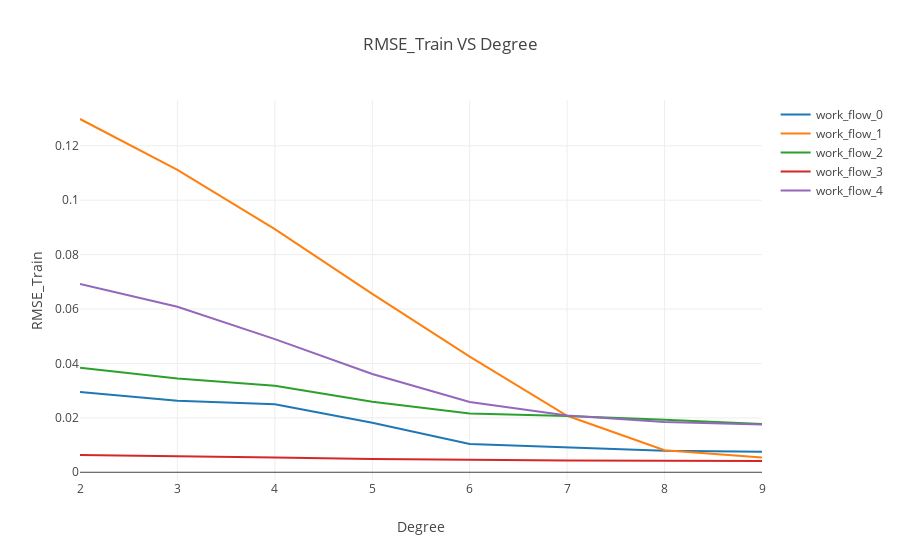
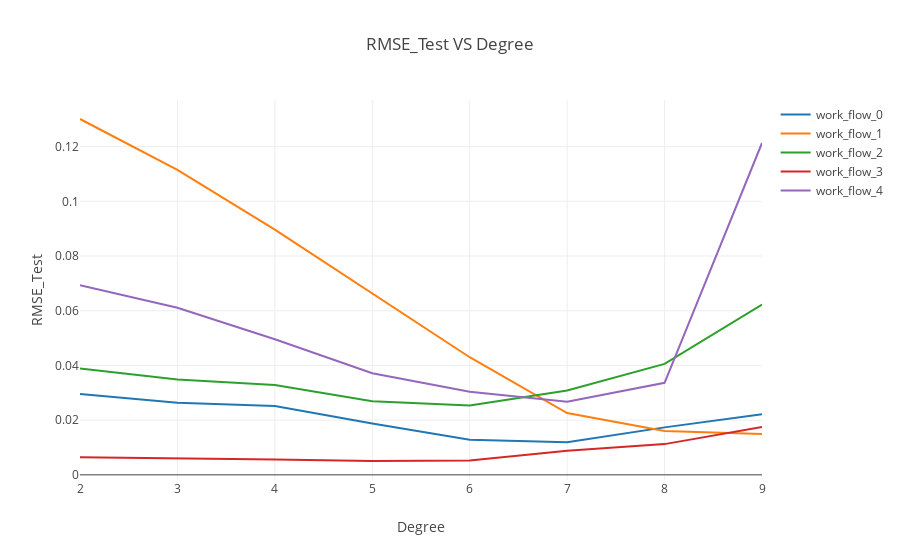

Here is the notebook cell these charts were saved with, in order:
### Code cell
print(degrees)
plot_metric(rmses_train, degrees, 'RMSE_Train')
plot_metric(rmses_test, degrees, 'RMSE_Test')

### Figure 1 — Plotly figure (JSON) as saved in the notebook; plotly's stock layout.template omitted (floating-point values rounded to 4 significant figures)
{"data": [{"line": {"width": 2}, "mode": "lines", "name": "work_flow_0", "type": "scatter", "uid": "57273266-5222-4ce1-89c4-ae135716d0d6", "x": [2, 3, 4, 5, 6, 7, 8, 9], "y": [0.02952, 0.02631, 0.02496, 0.01821, 0.01038, 0.00906, 0.007927, 0.007558]}, {"line": {"width": 2}, "mode": "lines", "name": "work_flow_1", "type": "scatter", "uid": "3d805cbe-021f-41ad-9d4d-8092470ad1ab", "x": [2, 3, 4, 5, 6, 7, 8, 9], "y": [0.1298, 0.1111, 0.08939, 0.06556, 0.04248, 0.02075, 0.008073, 0.005429]}, {"line": {"width": 2}, "mode": "lines", "name": "work_flow_2", "type": "scatter", "uid": "9fdf8518-e9a2-44a2-b776-575d211bc949", "x": [2, 3, 4, 5, 6, 7, 8, 9], "y": [0.03846, 0.03447, 0.03182, 0.02591, 0.02163, 0.02073, 0.01928, 0.01778]}, {"line": {"width": 2}, "mode": "lines", "name": "work_flow_3", "type": "scatter", "uid": "c15c7a41-f812-49f2-b201-55bb75895a31", "x": [2, 3, 4, 5, 6, 7, 8, 9], "y": [0.00638, 0.006024, 0.005453, 0.004901, 0.004587, 0.004367, 0.004239, 0.004145]}, {"line": {"width": 2}, "mode": "lines", "name": "work_flow_4", "type": "scatter", "uid": "f5039fae-4069-4d24-a62f-ccbc3c4673d3", "x": [2, 3, 4, 5, 6, 7, 8, 9], "y": [0.06919, 0.06086, 0.04894, 0.03611, 0.02583, 0.02088, 0.01846, 0.0176]}], "layout": {"title": {"text": "RMSE_Train VS Degree"}, "xaxis": {"dtick": 1, "title": {"text": "Degree"}}, "yaxis": {"title": {"text": "RMSE_Train"}}}}

### Figure 2 — Plotly figure (JSON) as saved in the notebook; plotly's stock layout.template omitted (floating-point values rounded to 4 significant figures)
{"data": [{"line": {"width": 2}, "mode": "lines", "name": "work_flow_0", "type": "scatter", "uid": "83c8f897-b1e4-4a71-aa76-6151ad0c2649", "x": [2, 3, 4, 5, 6, 7, 8, 9], "y": [0.02954, 0.02639, 0.02515, 0.01875, 0.01287, 0.01194, 0.01735, 0.02219]}, {"line": {"width": 2}, "mode": "lines", "name": "work_flow_1", "type": "scatter", "uid": "09eab8bf-b3e9-40c0-a8ba-3d0c281d7d4a", "x": [2, 3, 4, 5, 6, 7, 8, 9], "y": [0.1301, 0.1115, 0.08962, 0.06616, 0.043, 0.02261, 0.01604, 0.01489]}, {"line": {"width": 2}, "mode": "lines", "name": "work_flow_2", "type": "scatter", "uid": "f447dad6-fdb9-449c-9138-90dc3d740a5c", "x": [2, 3, 4, 5, 6, 7, 8, 9], "y": [0.03886, 0.03485, 0.03284, 0.02694, 0.02534, 0.03087, 0.04057, 0.06225]}, {"line": {"width": 2}, "mode": "lines", "name": "work_flow_3", "type": "scatter", "uid": "bc0b4377-8f61-4f36-b07f-76bd58b34dbb", "x": [2, 3, 4, 5, 6, 7, 8, 9], "y": [0.006426, 0.006079, 0.005622, 0.005064, 0.005238, 0.00877, 0.01124, 0.01748]}, {"line": {"width": 2}, "mode": "lines", "name": "work_flow_4", "type": "scatter", "uid": "aaf6e9f5-971c-4a6c-807c-4678d14f5946", "x": [2, 3, 4, 5, 6, 7, 8, 9], "y": [0.06934, 0.06111, 0.04957, 0.03713, 0.03037, 0.0267, 0.03364, 0.1213]}], "layout": {"title": {"text": "RMSE_Test VS Degree"}, "xaxis": {"dtick": 1, "title": {"text": "Degree"}}, "yaxis": {"title": {"text": "RMSE_Test"}}}}
